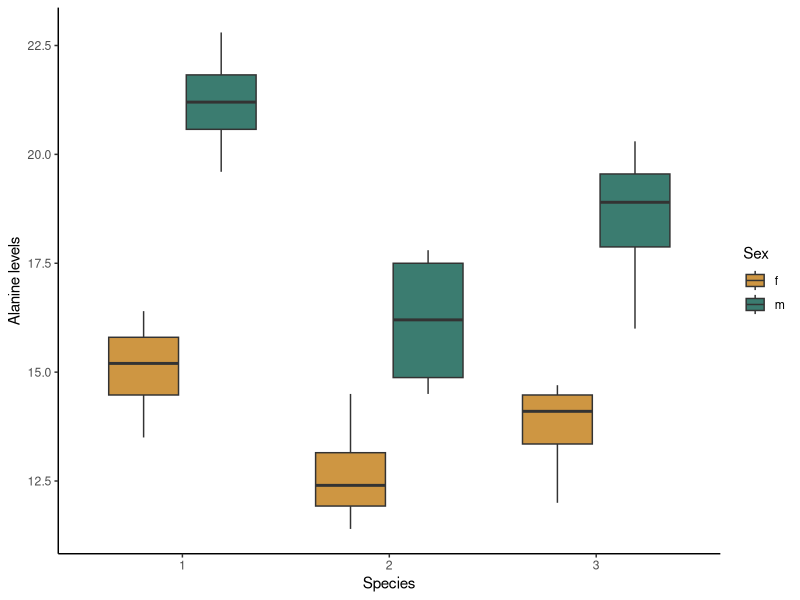
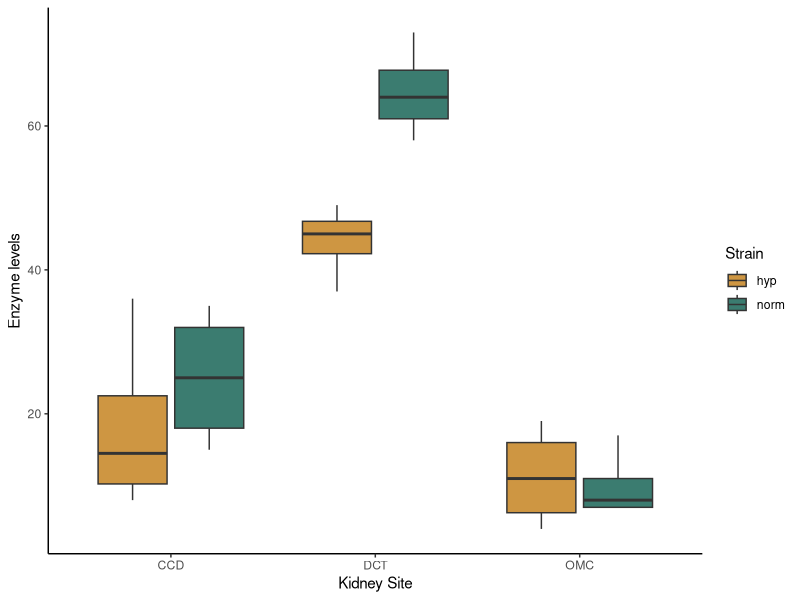

Generate these figures, in order, with R:
## ---- chunk 1
knitr::opts_chunk$set(echo = TRUE)
## ---- chunk 2
mill <- read.csv("millipedes.csv")
mill$species <- as.factor(mill$species)
## ---- chunk 3
library(ggplot2)
ggplot(mill, aes(x=species, y=Alanine, fill=sex)) +
  geom_boxplot() +
  scale_fill_manual(values=c("#ce9642","#3b7c70")) +
  labs(x="Species", y="Alanine levels", fill = "Sex") +
  theme_classic()
## ---- chunk 4
mill_null <- lm(Alanine ~ 1, data = mill)
mill_sex <- lm(Alanine ~ sex, data = mill)
mill_species <- lm(Alanine ~ species, data = mill)
mill_both <- lm(Alanine ~ sex + species, data = mill)
mill_int <- lm(Alanine ~ sex*species, data = mill)
## ---- chunk 5
mill_2way <- aov(Alanine ~ sex*species,data=mill)
summary(mill_2way)
## ---- chunk 6
TukeyHSD(mill_2way,which=c("species"))
## ---- chunk 7
AIC(mill_null,mill_sex,mill_species,mill_both,mill_int)
## ---- chunk 8
kidney <- read.csv("kidney.csv")
## ---- chunk 9
library(ggplot2)
ggplot(kidney, aes(x=site, y=enzyme, fill=hyper)) +
  geom_boxplot() +
  scale_fill_manual(values=c("#ce9642","#3b7c70")) +
  labs(x="Kidney Site", y="Enzyme levels", fill = "Strain") +
  theme_classic()
## ---- chunk 10
kidney_null <- lm(enzyme ~ 1, data = kidney)
kidney_hyper <- lm(enzyme ~ hyper, data = kidney)
kidney_site <- lm(enzyme ~ site, data = kidney)
kidney_both <- lm(enzyme ~ hyper + site, data = kidney)
kidney_int <- lm(enzyme ~ hyper*site, data = kidney)
## ---- chunk 11
kidney_2way <- aov(enzyme ~ hyper*site, data=kidney)
summary(kidney_2way)
## ---- chunk 12
with(subset(kidney,site=="CCD"),t.test(enzyme~hyper))
## ---- chunk 13
AIC(kidney_null,kidney_hyper,kidney_site,kidney_both,kidney_int)
